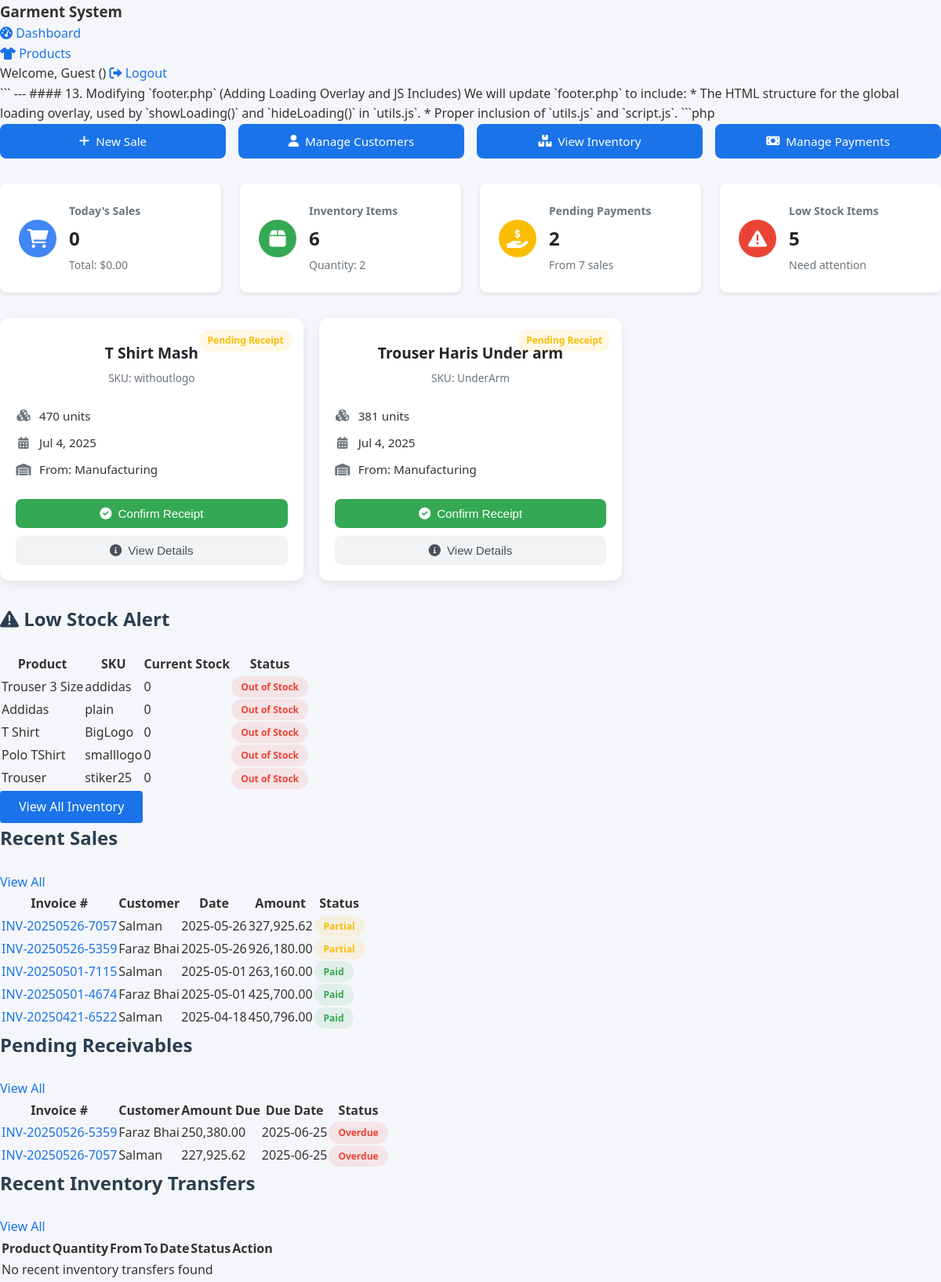
The app's page /sk_dashboard.php with its own data.
### tables this page shows
CREATE TABLE `inventory_transfers` (
  `id` int(11) NOT NULL,
  `product_id` int(11) NOT NULL,
  `quantity` int(11) NOT NULL,
  `from_location` enum('manufacturing','wholesale','transit') NOT NULL,
  `to_location` enum('manufacturing','wholesale','transit') NOT NULL,
  `transfer_date` timestamp NULL DEFAULT current_timestamp(),
  `initiated_by` int(11) NOT NULL,
  `confirmed_by` int(11) DEFAULT NULL,
  `shopkeeper_id` int(11) DEFAULT NULL,
  `confirmation_date` timestamp NULL DEFAULT NULL,
  `status` enum('pending','confirmed','cancelled') DEFAULT 'pending'
);

CREATE TABLE `products` (
  `id` int(11) NOT NULL,
  `name` varchar(100) NOT NULL,
  `description` text DEFAULT NULL,
  `sku` varchar(50) DEFAULT NULL,
  `category` varchar(50) DEFAULT NULL,
  `created_by` int(11) NOT NULL,
  `created_at` timestamp NULL DEFAULT current_timestamp(),
  `updated_at` timestamp NULL DEFAULT current_timestamp() ON UPDATE current_timestamp()
);

CREATE TABLE `inventory` (
  `id` int(11) NOT NULL,
  `product_id` int(11) NOT NULL,
  `batch_id` int(11) DEFAULT NULL,
  `quantity` int(11) NOT NULL DEFAULT 0,
  `location` enum('manufacturing','wholesale','transit') NOT NULL,
  `shopkeeper_id` int(11) DEFAULT NULL,
  `updated_at` timestamp NULL DEFAULT current_timestamp() ON UPDATE current_timestamp()
);

CREATE TABLE `sales` (
  `id` int(11) NOT NULL,
  `invoice_number` varchar(50) NOT NULL,
  `customer_id` int(11) NOT NULL,
  `sale_date` date NOT NULL,
  `total_amount` decimal(10,2) NOT NULL,
  `discount_amount` decimal(10,2) DEFAULT 0.00,
  `tax_amount` decimal(10,2) DEFAULT 0.00,
  `shipping_cost` decimal(10,2) DEFAULT 0.00,
  `net_amount` decimal(10,2) NOT NULL,
  `payment_status` enum('unpaid','partial','paid') DEFAULT 'unpaid',
  `payment_due_date` date DEFAULT NULL,
  `notes` text DEFAULT NULL,
  `created_by` int(11) NOT NULL,
  `created_at` timestamp NULL DEFAULT current_timestamp(),
  `updated_at` timestamp NULL DEFAULT current_timestamp() ON UPDATE current_timestamp()
);

CREATE TABLE `customers` (
  `id` int(11) NOT NULL,
  `name` varchar(100) NOT NULL,
  `contact_person` varchar(100) DEFAULT NULL,
  `phone` varchar(20) DEFAULT NULL,
  `email` varchar(100) DEFAULT NULL,
  `address` text DEFAULT NULL,
  `created_by` int(11) NOT NULL,
  `created_at` timestamp NULL DEFAULT current_timestamp(),
  `updated_at` timestamp NULL DEFAULT current_timestamp() ON UPDATE current_timestamp()
);

### sk_dashboard.php (the view, shortened to what the rows shown need)
<?php
include_once '../includes/header.php';
$database = new Database();
$db = $database->getConnection();
try {
    $receivables_query = "SELECT s.id, s.invoice_number, c.name as customer_name, s.sale_date, s.net_amount,
                         (SELECT COALESCE(SUM(amount), 0) FROM payments WHERE sale_id = s.id) as amount_paid,
                         s.payment_due_date
                         FROM sales s
                         JOIN customers c ON s.customer_id = c.id
                         WHERE s.payment_status IN ('unpaid', 'partial')
                         ORDER BY s.payment_due_date ASC LIMIT 5";
    $receivables_stmt = $db->prepare($receivables_query);
    $receivables_stmt->execute();
    $pending_location = 'transit';
    $transfers_query = "SELECT t.id, p.name as product_name, p.sku, t.quantity,
                       t.from_location, t.to_location, t.transfer_date, t.status,
                       t.initiated_by, t.product_id,
                       u.username as initiated_by_user
                       FROM inventory_transfers t
                       JOIN products p ON t.product_id = p.id
                       JOIN users u ON t.initiated_by = u.id
                       WHERE t.to_location = :pending_location
                       AND t.status = 'pending'
                       ORDER BY t.transfer_date DESC";
    $transfers_stmt = $db->prepare($transfers_query);
    $transfers_stmt->bindParam(':pending_location', $pending_location);
    try {
        $transfers_stmt->execute();
        $pending_transfers = $transfers_stmt->fetchAll(PDO::FETCH_ASSOC);
    } catch (PDOException $e) {
        error_log("Error fetching pending transfers: " . $e->getMessage());
        $pending_transfers = [];
    }
    $recent_sales_query = "SELECT s.id, s.invoice_number, c.name as customer_name,
                          s.sale_date, s.net_amount, s.payment_status
                          FROM sales s
                          JOIN customers c ON s.customer_id = c.id
                          ORDER BY s.sale_date DESC LIMIT 5";
    $recent_sales_stmt = $db->prepare($recent_sales_query);
    $recent_sales_stmt->execute();
    $low_stock_query = "SELECT p.name, i.quantity, p.sku
                       FROM inventory i
                       JOIN products p ON i.product_id = p.id
                       WHERE i.location = 'wholesale' AND i.quantity < 10
                       ORDER BY i.quantity ASC
                       LIMIT 5";
    $low_stock_stmt = $db->prepare($low_stock_query);
    $low_stock_stmt->execute();
    $low_stock_items = $low_stock_stmt->fetchAll(PDO::FETCH_ASSOC);
} catch (PDOException $e) {
    $error_message = "Database error: " . $e->getMessage();
}
?>
<!DOCTYPE html>
<html lang="en">
<head>
    <link rel="stylesheet" href="https://cdnjs.cloudflare.com/ajax/libs/font-awesome/6.0.0-beta3/css/all.min.css">
</head>
<body>
    <?php if (!empty($pending_transfers)): ?>
<div class="transfers-grid">
    <?php foreach($pending_transfers as $transfer): ?>
    <div class="transfer-tile" data-transfer-id="<?php echo $transfer['id']; ?>">
        <div class="transfer-status-badge pending">Pending Receipt</div>
        <div class="transfer-header">
            <h3 class="transfer-product-name"><?php echo htmlspecialchars($transfer['product_name']); ?></h3>
            <div class="product-sku">SKU: <?php echo htmlspecialchars($transfer['sku']); ?></div>
        </div>
        <div class="transfer-details">
            <div class="detail-item">
                <i class="fas fa-cubes"></i>
                <span><?php echo number_format($transfer['quantity']); ?> units</span>
            </div>
            <div class="detail-item">
                <i class="fas fa-calendar-alt"></i>
                <span><?php echo date('M j, Y', strtotime($transfer['transfer_date'])); ?></span>
            </div>
            <div class="detail-item">
                <i class="fas fa-warehouse"></i>
                <span>From: <?php echo ucfirst($transfer['from_location']); ?></span>
            </div>
        </div>
        <div class="transfer-actions">
                <button type="button"
            class="btn-confirm action-button"
            data-transfer-id="<?php echo $transfer['id']; ?>"
            data-product-id="<?php echo $transfer['product_id']; ?>"
            data-quantity="<?php echo $transfer['quantity']; ?>">
        <i class="fas fa-check-circle"></i> Confirm Receipt
    </button>
    <button type="button"
            class="btn-details action-button"
            data-transfer-id="<?php echo $transfer['id']; ?>">
        <i class="fas fa-info-circle"></i> View Details
    </button>
        </div>
    </div>
    <?php endforeach; ?>
</div>    <?php endif; ?>
    <?php if(count($low_stock_items) > 0): ?>
    <div class="dashboard-card alert-card">
        <div class="card-header">
            <h2><i class="fas fa-exclamation-triangle"></i> Low Stock Alert</h2>
        </div>
        <div class="card-content">
            <table class="data-table">
                <thead>
                    <tr>
                        <th>Product</th>
                        <th>SKU</th>
                        <th>Current Stock</th>
                        <th>Status</th>
                    </tr>
                </thead>
                <tbody>
                    <?php foreach($low_stock_items as $item): ?>
                    <tr>
                        <td><?php echo htmlspecialchars($item['name']); ?></td>
                        <td><?php echo htmlspecialchars($item['sku']); ?></td>
                        <td><?php echo number_format($item['quantity']); ?></td>
                        <td>
                            <span class="status-badge status-<?php echo $item['quantity'] <= 0 ? 'out-of-stock' : 'low-stock'; ?>">
                                <?php echo $item['quantity'] <= 0 ? 'Out of Stock' : 'Low Stock'; ?>
                            </span>
                        </td>
                    </tr>
                    <?php endforeach; ?>
                </tbody>
            </table>
        </div>
    </div>
    <?php endif; ?>
    <div class="dashboard-grid">
        <div class="dashboard-card">
            <div class="card-header">
                <h2>Recent Sales</h2>
            </div>
            <div class="card-content">
                <table class="data-table">
                    <thead>
                        <tr>
                            <th>Invoice #</th>
                            <th>Customer</th>
                            <th>Date</th>
                            <th>Amount</th>
                            <th>Status</th>
                        </tr>
                    </thead>
                    <tbody>
                        <?php if($recent_sales_stmt->rowCount() > 0): ?>
                            <?php while($sale = $recent_sales_stmt->fetch(PDO::FETCH_ASSOC)): ?>
                            <tr>
                                <td><a href="view-sale.php?id=<?php echo $sale['id']; ?>"><?php echo htmlspecialchars($sale['invoice_number']); ?></a></td>
                                <td><?php echo htmlspecialchars($sale['customer_name']); ?></td>
                                <td><?php echo htmlspecialchars($sale['sale_date']); ?></td>
                                <td><?php echo number_format($sale['net_amount'], 2); ?></td>
                                <td><span class="status-badge status-<?php echo strtolower($sale['payment_status']); ?>"><?php echo ucfirst($sale['payment_status']); ?></span></td>
                            </tr>
                            <?php endwhile; ?>
                        <?php else: ?>
                            <tr>
                                <td colspan="5" class="no-records">No recent sales found</td>
                            </tr>
                        <?php endif; ?>
                    </tbody>
                </table>
            </div>
        </div>
        <div class="dashboard-card">
            <div class="card-header">
                <h2>Pending Receivables</h2>
            </div>
            <div class="card-content">
                <table class="data-table">
                    <thead>
                        <tr>
                            <th>Invoice #</th>
                            <th>Customer</th>
                            <th>Amount Due</th>
                            <th>Due Date</th>
                            <th>Status</th>
                        </tr>
                    </thead>
                    <tbody>
                        <?php if($receivables_stmt->rowCount() > 0): ?>
                            <?php while($receivable = $receivables_stmt->fetch(PDO::FETCH_ASSOC)): ?>
                            <tr>
                                <td><a href="view-sale.php?id=<?php echo $receivable['id']; ?>"><?php echo htmlspecialchars($receivable['invoice_number']); ?></a></td>
                                <td><?php echo htmlspecialchars($receivable['customer_name']); ?></td>
                                <td><?php echo number_format($receivable['net_amount'] - $receivable['amount_paid'], 2); ?></td>
                                <td><?php echo htmlspecialchars($receivable['payment_due_date']); ?></td>
                                <td>
                                    <?php
                                    $today = new DateTime();
                                    $due_date = new DateTime($receivable['payment_due_date']);
                                    $status = 'upcoming';
                                    if($today > $due_date) {
                                        $status = 'overdue';
                                    }
                                    ?>
                                    <span class="status-badge status-<?php echo $status; ?>">
                                        <?php echo $status === 'overdue' ? 'Overdue' : 'Upcoming'; ?>
                                    </span>
                                </td>
                            </tr>
                            <?php endwhile; ?>
                        <?php else: ?>
                            <tr>
                                <td colspan="5" class="no-records">No pending receivables found</td>
                            </tr>
                        <?php endif; ?>
                    </tbody>
                </table>
            </div>
        </div>
        <div class="dashboard-card full-width">
            <div class="card-header">
                <h2>Recent Inventory Transfers</h2>
            </div>
            <div class="card-content">
                <table class="data-table">
                    <thead>
                        <tr>
                            <th>Product</th>
                            <th>Quantity</th>
                            <th>From</th>
                            <th>To</th>
                            <th>Date</th>
                            <th>Status</th>
                            <th>Action</th>
                        </tr>
                    </thead>
                </table>
            </div>
        </div>
    </div>
</body>
</html>

### records on screen
inventory_transfers: product.name "T Shirt Mash", product.sku "withoutlogo", quantity "470", transfer_date "Jul 4, 2025", from_location "Manufacturing"
inventory_transfers: product.name "Trouser Haris Under arm", product.sku "UnderArm", quantity "381", transfer_date "Jul 4, 2025", from_location "Manufacturing"
inventory: product.name "Trouser 3 Size", product.sku "addidas", quantity "0", shows "Out of Stock"
inventory: product.name "Addidas", product.sku "plain", quantity "0", shows "Out of Stock"
inventory: product.name "T Shirt", product.sku "BigLogo", quantity "0", shows "Out of Stock"
inventory: product.name "Polo TShirt", product.sku "smalllogo", quantity "0", shows "Out of Stock"
inventory: product.name "Trouser", product.sku "stiker25", quantity "0", shows "Out of Stock"
sales: invoice_number "INV-20250526-7057", customer.name "Salman", sale_date "2025-05-26", net_amount "327,925.62", payment_status "Partial", amount_paid "227,925.62", payment_due_date "2025-06-25", shows "Overdue"
sales: invoice_number "INV-20250526-5359", customer.name "Faraz Bhai", sale_date "2025-05-26", net_amount "926,180.00", payment_status "Partial", amount_paid "250,380.00", payment_due_date "2025-06-25", shows "Overdue"
sales: invoice_number "INV-20250501-7115", customer.name "Salman", sale_date "2025-05-01", net_amount "263,160.00", payment_status "Paid"
sales: invoice_number "INV-20250501-4674", customer.name "Faraz Bhai", sale_date "2025-05-01", net_amount "425,700.00", payment_status "Paid"
sales: invoice_number "INV-20250421-6522", customer.name "Salman", sale_date "2025-04-18", net_amount "450,796.00", payment_status "Paid"

### other values on screen
$_SESSION['full_name'] "Guest"
$today_sales_count "0"
$today_sales_amount "0.00"
$inventory['total_products'] "6"
$inventory['total_quantity'] "2"
$sales['pending_payments'] "2"
$sales['total_sales'] "7"
count($low_stock_items) "5"
